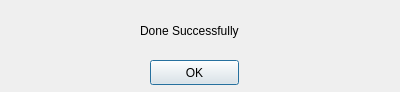
<?xml version="1.0" encoding="UTF-8"?>
<ui version="4.0">
 <class>Dialog</class>
 <widget class="QDialog" name="Dialog">
  <property name="geometry">
   <rect>
    <x>0</x>
    <y>0</y>
    <width>400</width>
    <height>92</height>
   </rect>
  </property>
  <property name="windowTitle">
   <string>Dialog</string>
  </property>
  <property name="styleSheet">
   <string notr="true"/>
  </property>
  <widget class="QLabel" name="label">
   <property name="geometry">
    <rect>
     <x>140</x>
     <y>10</y>
     <width>191</width>
     <height>41</height>
    </rect>
   </property>
   <property name="styleSheet">
    <string notr="true"/>
   </property>
   <property name="text">
    <string>Done Successfully</string>
   </property>
  </widget>
  <widget class="QPushButton" name="goback">
   <property name="geometry">
    <rect>
     <x>150</x>
     <y>60</y>
     <width>89</width>
     <height>25</height>
    </rect>
   </property>
   <property name="styleSheet">
    <string notr="true"/>
   </property>
   <property name="text">
    <string>OK</string>
   </property>
  </widget>
 </widget>
 <resources/>
 <connections/>
</ui>
